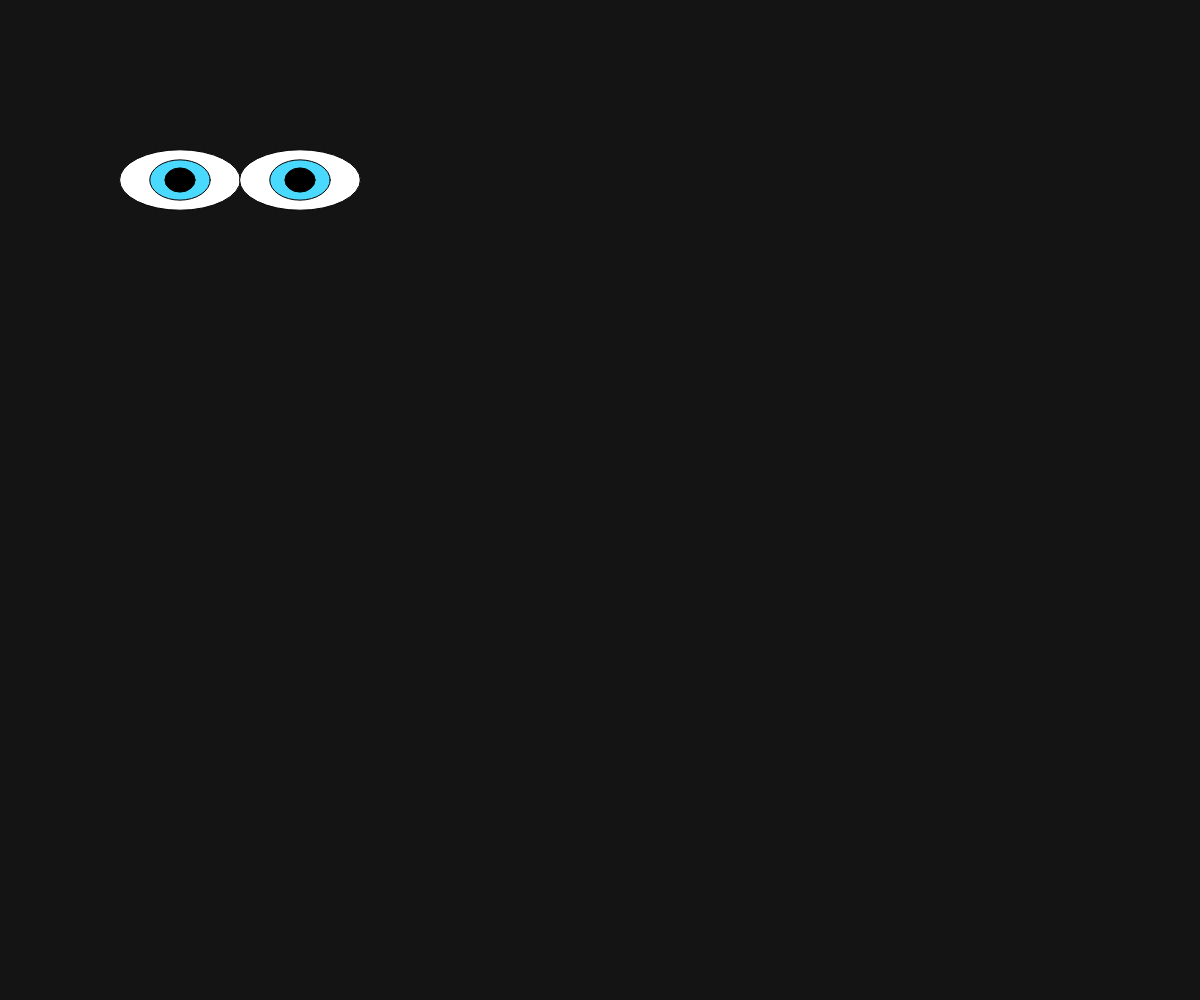
Frame 1 (no input)
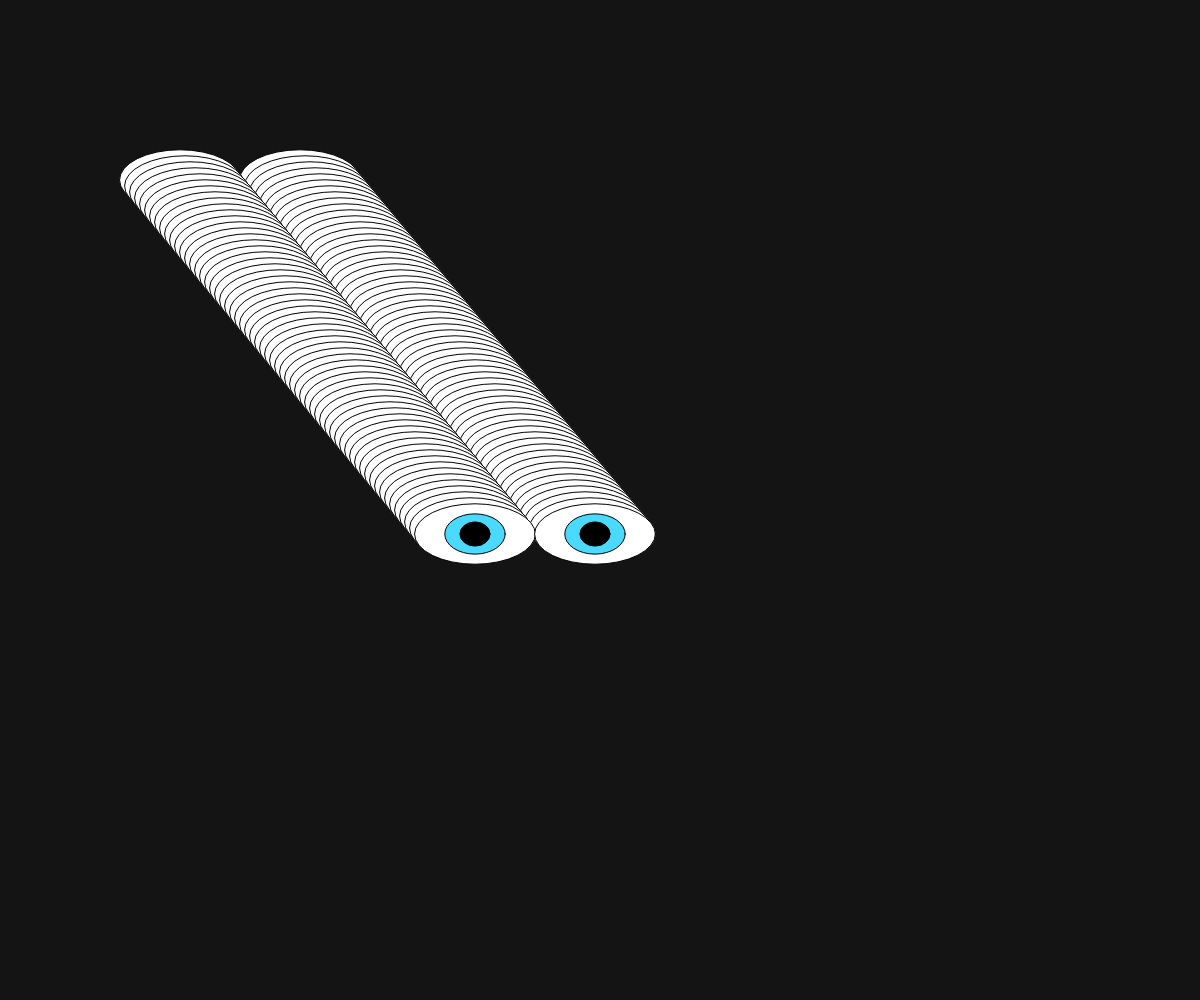
Frame 60 (no input)
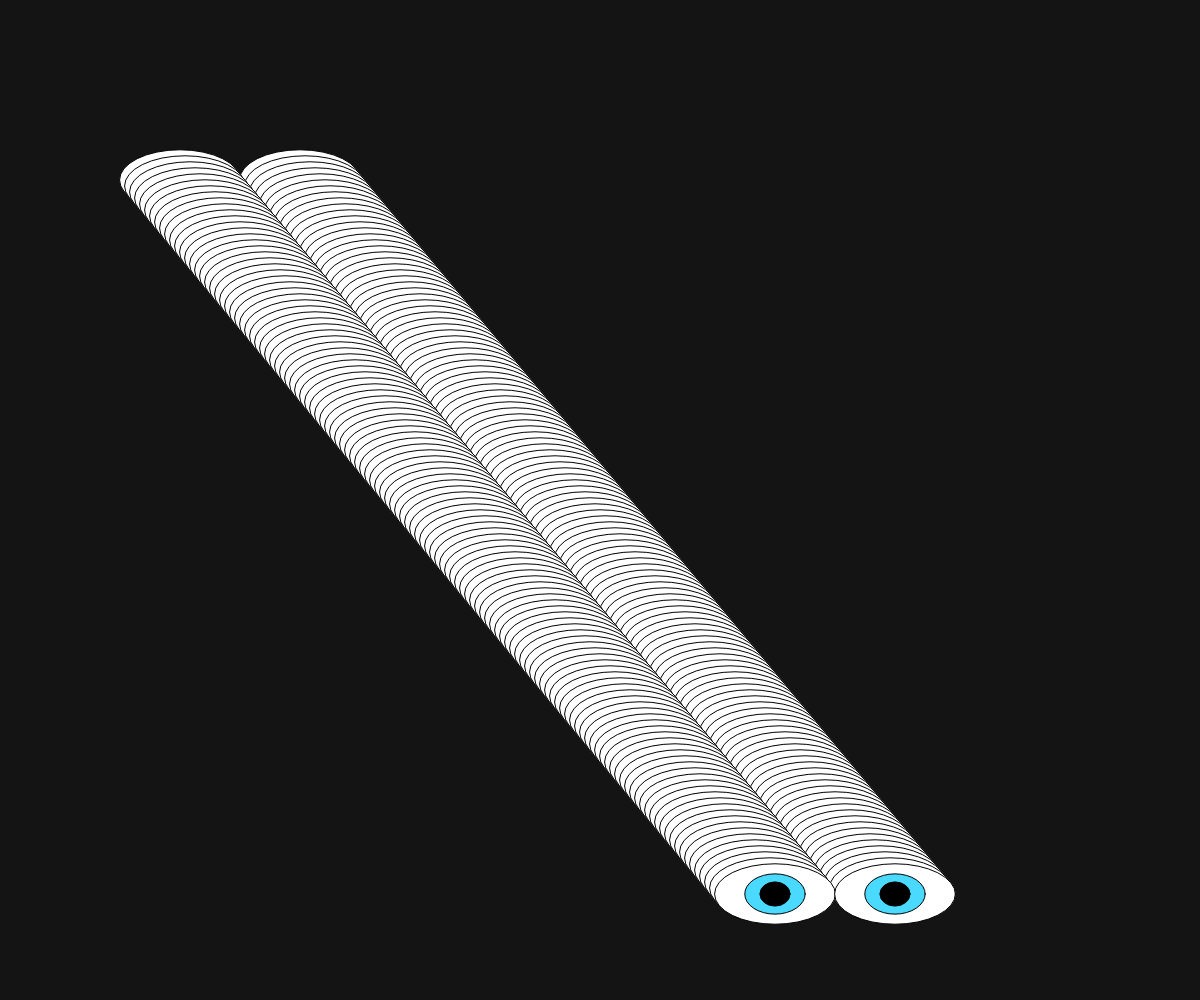
Frame 120 (the mouse pressed at the canvas centre since frame 60)

The p5.js sketch that drew these frames (run headless with seeded random() and noise() and a simulated clock; from frame 60 on, the mouse is pressed at the canvas centre):

// p5.js sketch
// ── sketch.js
var x = 180;
var y = 180;
var xspeed = 5;
var yspeed = 6;


function setup() {
  createCanvas(windowWidth, windowHeight);
  background (20);

}

function draw() {

	//distance from center of the screen
	var d = dist(windowWidth/10, windowHeight/10, 10, 50);

	//LEFT EYE
  	fill (255, 255, 255);
  	ellipse (x, y, d, d/2);

	fill (74, 217, 255);
  	ellipse (x, y, d/2, d/3);

  	fill (0, 0, 0);
  	ellipse (x, y, d/4, d/5);

  	//RIGHT EYE
  	fill (255, 255, 255);
  	ellipse (x+120, y, d, d/2);

	fill (74, 217, 255);
  	ellipse (x+120, y, d/2, d/3);

  	fill (0, 0, 0);
  	ellipse (x+120, y, d/4, d/5);

  	//bouncing horizontally
 	 x = x + xspeed;
  	
  	 if (x > windowWidth || x < 0)  {
     	xspeed = -xspeed;
  	}

  	//bouncing vertically
  	y = y + yspeed;

  	if (y > windowHeight || y < 0) {
	 	  yspeed = -yspeed;
  	}

}
